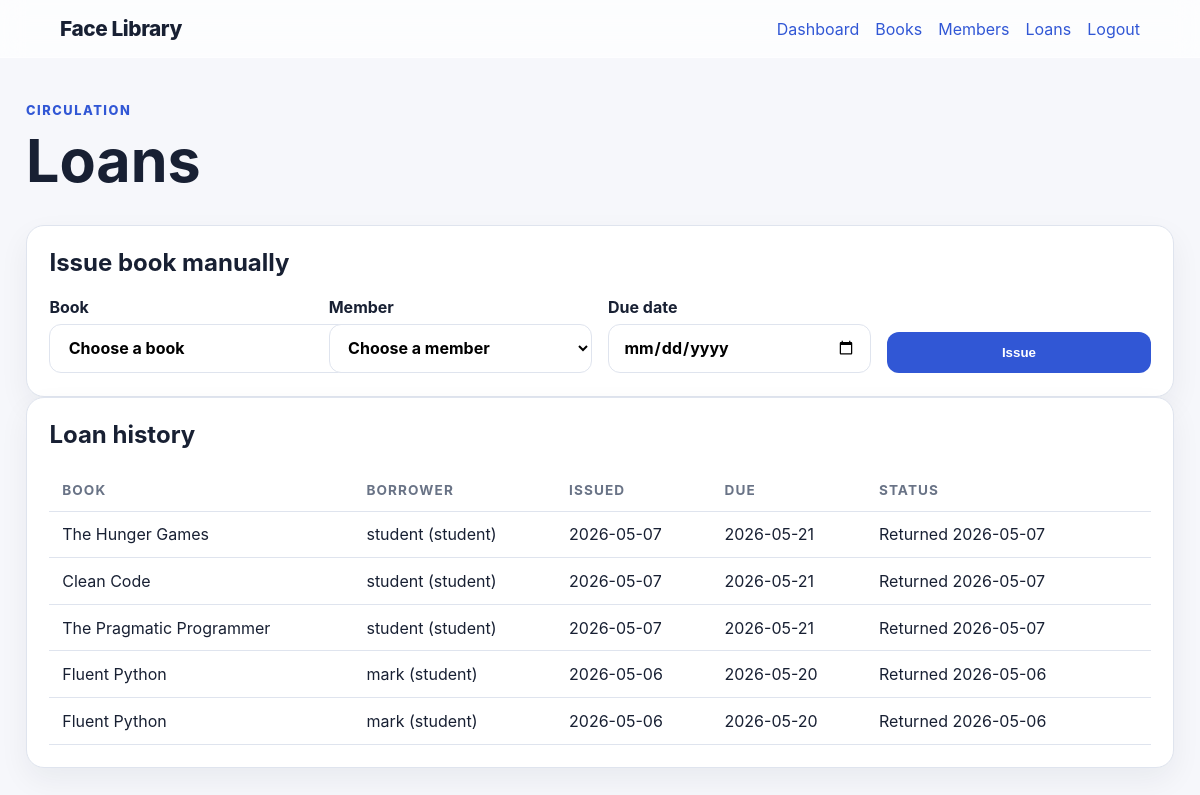
The page /loans (signed in) on the database as committed earlier.
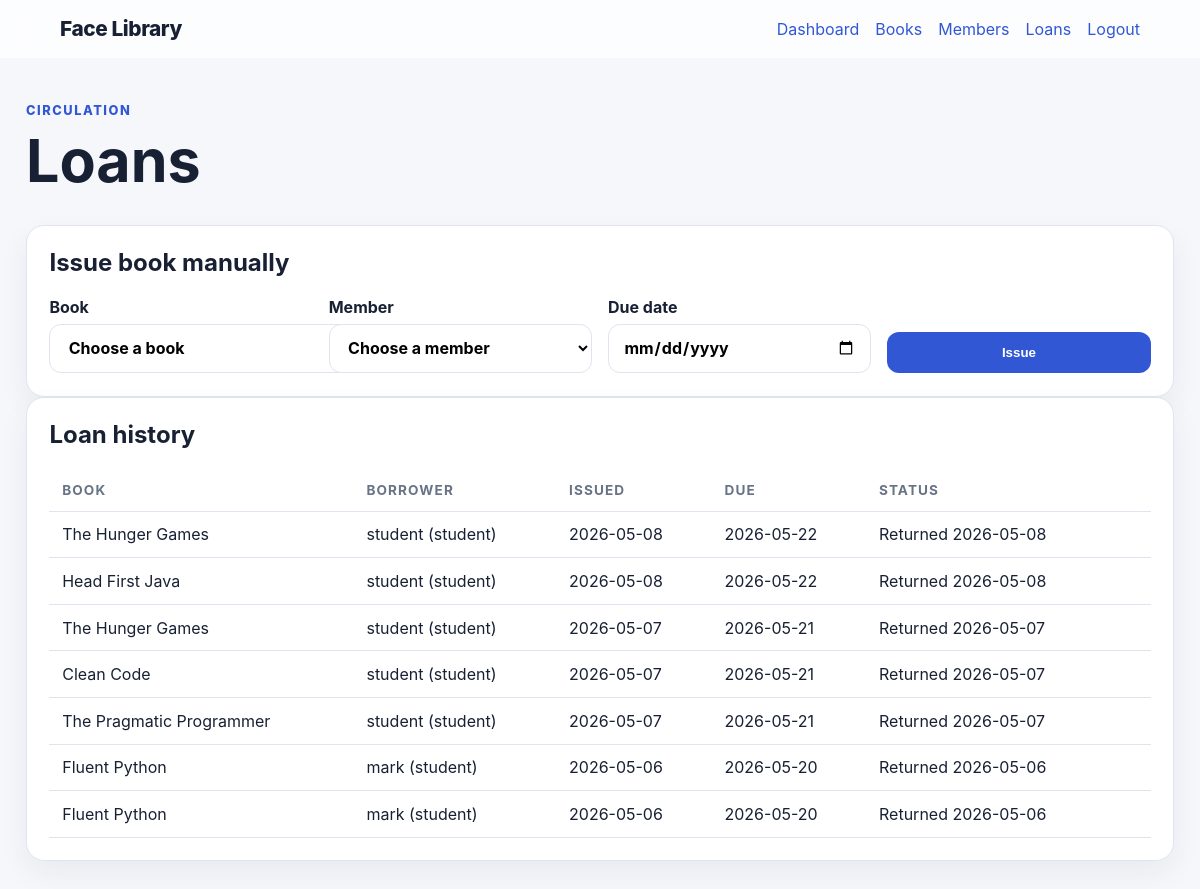
The same page on the database as committed later.
### app/models.py (models this page shows, shortened)
class Loan(db.Model):
    id = db.Column(db.Integer, primary_key=True)
    book_id = db.Column(db.Integer, db.ForeignKey("book.id"), nullable=False)
    member_id = db.Column(db.Integer, db.ForeignKey("member.id"), nullable=True)
    student_id = db.Column(db.Integer, db.ForeignKey("user.id"), nullable=True)
    issued_at = db.Column(db.DateTime, nullable=False, default=datetime.utcnow)
    due_at = db.Column(db.DateTime, nullable=False)
    returned_at = db.Column(db.DateTime, nullable=True)
    book = db.relationship("Book", back_populates="loans")
    member = db.relationship("Member", back_populates="loans")
    student = db.relationship("User", back_populates="student_loans", foreign_keys=[student_id])
    @property
    def borrower_name(self):
        if self.student:
            return f"{self.student.username} (student)"
        if self.member:
            return self.member.name
        return "Unknown borrower"

class Book(db.Model):
    id = db.Column(db.Integer, primary_key=True)
    title = db.Column(db.String(200), nullable=False, index=True)
    author = db.Column(db.String(200), nullable=False)
    isbn = db.Column(db.String(64), unique=True, nullable=True)
    total_copies = db.Column(db.Integer, nullable=False, default=1)
    available_copies = db.Column(db.Integer, nullable=False, default=1)
    cover_image_path = db.Column(db.String(500), nullable=True)
    created_at = db.Column(db.DateTime, nullable=False, default=datetime.utcnow)
    loans = db.relationship("Loan", back_populates="book", cascade="all, delete-orphan")

class User(UserMixin, db.Model):
    id = db.Column(db.Integer, primary_key=True)
    username = db.Column(db.String(80), unique=True, nullable=False, index=True)
    email = db.Column(db.String(120), unique=True, nullable=False, index=True)
    password_hash = db.Column(db.String(255), nullable=False)
    face_image_path = db.Column(db.String(500), nullable=True)
    role = db.Column(db.String(50), nullable=False, default="librarian")
    created_at = db.Column(db.DateTime, nullable=False, default=datetime.utcnow)
    student_loans = db.relationship("Loan", back_populates="student", foreign_keys="Loan.student_id")
    @property
    def is_student(self):
        return self.role == "student"
    @property
    def is_librarian(self):
        return self.role in {"admin", "librarian"}

### app/routes.py (the view, shortened to what this page needs)
@main_bp.route("/loans", methods=["GET", "POST"])
@librarian_required
def loans():
    all_loans = Loan.query.order_by(Loan.issued_at.desc()).all()
    available_books = Book.query.filter(Book.available_copies > 0).order_by(Book.title.asc()).all()
    all_members = Member.query.order_by(Member.name.asc()).all()
    return render_template("loans.html", loans=all_loans, books=available_books, members=all_members)

### app/routes.py (called while the page is built)
def get_csrf_token():
    token = session.get("_csrf_token")
    if not token:
        token = token_urlsafe(32)
        session["_csrf_token"] = token
    return token

@main_bp.app_context_processor
def inject_helpers():
    return {"csrf_token": get_csrf_token, "now": datetime.utcnow, "book_cover_url": book_cover_url}

def librarian_required(view):
    @wraps(view)
    def wrapped(*args, **kwargs):
        if not current_user.is_authenticated:
            return redirect(url_for("main.login"))
        if not current_user.is_librarian:
            flash("That page is for librarians only.", "warning")
            return redirect(url_for("main.student_dashboard"))
        return view(*args, **kwargs)
    return wrapped

### app/templates/loans.html (shortened to what this page needs)
{% extends "base.html" %}
{% block content %}
<section class="page-header">
  <div>
    <p class="eyebrow">Circulation</p>
    <h1>Loans</h1>
  </div>
</section>
<section class="card">
  <h2>Issue book manually</h2>
  <form method="post" class="form horizontal">
    <label>Book
      <select name="book_id" required>
        <option value="">Choose a book</option>
      </select>
    </label>
    <label>Member
      <select name="member_id" required>
        <option value="">Choose a member</option>
      </select>
    </label>
    <label>Due date
      <input type="date" name="due_date" required>
    </label>
    <button class="button" type="submit">Issue</button>
  </form>
</section>
<section class="card">
  <h2>Loan history</h2>
  <table>
    <thead><tr><th>Book</th><th>Borrower</th><th>Issued</th><th>Due</th><th>Status</th><th></th></tr></thead>
    <tbody>
      {% for loan in loans %}
      <tr>
        <td>{{ loan.book.title }}</td>
        <td>{{ loan.borrower_name }}</td>
        <td>{{ loan.issued_at.strftime('%Y-%m-%d') }}</td>
        <td>{{ loan.due_at.strftime('%Y-%m-%d') }}</td>
        <td>{{ 'Returned ' + loan.returned_at.strftime('%Y-%m-%d') if loan.returned_at else 'Active' }}</td>
        <td>
        </td>
      </tr>
      {% else %}
      <tr><td colspan="6">No loans yet.</td></tr>
      {% endfor %}
    </tbody>
  </table>
</section>
{% endblock %}

### app/templates/base.html (shortened to what this page needs)
<!doctype html>
<html lang="en">
<head>
  <link rel="stylesheet" href="{{ url_for('static', filename='css/styles.css') }}">
</head>
<body>
  <nav class="nav">
    <a class="brand" href="{{ url_for('main.index') }}">Face Library</a>
    <div class="nav-links">
      {% if current_user.is_authenticated %}
        {% if current_user.is_student %}
          <a href="{{ url_for('main.student_dashboard') }}">Student Dashboard</a>
          <a href="{{ url_for('main.student_books') }}">Borrow Books</a>
          <a href="{{ url_for('main.student_loans') }}">My Loans</a>
        {% else %}
          <a href="{{ url_for('main.dashboard') }}">Dashboard</a>
          <a href="{{ url_for('main.books') }}">Books</a>
          <a href="{{ url_for('main.members') }}">Members</a>
          <a href="{{ url_for('main.loans') }}">Loans</a>
        {% endif %}
        <form class="inline" method="post" action="{{ url_for('main.logout') }}">
          <button class="link-button" type="submit">Logout</button>
        </form>
      {% else %}
        <a href="{{ url_for('main.student_register') }}">Student Register</a>
        <a href="{{ url_for('main.register') }}">Librarian Register</a>
      {% endif %}
    </div>
  </nav>
  <main class="container">
    {% block content %}{% endblock %}
  </main>
</body>
</html>

### app/static/css/styles.css (style rules this page uses)
:root { --bg: #f6f7fb; --card: #ffffff; --text: #182033; --muted: #697386; --border: #dfe4ee; --primary: #3157d5; --primary-dark: #2444aa; --danger: #b42318; --success: #067647; --warning: #b54708; }
* { box-sizing: border-box; }
body { margin: 0; font-family: Inter, ui-sans-serif, system-ui, -apple-system, BlinkMacSystemFont, "Segoe UI", sans-serif; background: var(--bg); color: var(--text); }
a { color: var(--primary); text-decoration: none; }
.nav { display: flex; justify-content: space-between; align-items: center; gap: 1rem; padding: 1rem 5vw; background: var(--card); border-bottom: 1px solid var(--border); position: sticky; top: 0; z-index: 10; }
.brand { color: var(--text); font-weight: 800; font-size: 1.15rem; }
.nav-links { display: flex; gap: 1rem; align-items: center; flex-wrap: wrap; }
.container { max-width: 1180px; margin: 2rem auto; padding: 0 1rem; }
.card { background: var(--card); border: 1px solid var(--border); border-radius: 18px; padding: 1.4rem; box-shadow: 0 12px 30px rgba(24, 32, 51, 0.06); }
.hero h1, .page-header h1, .card h1 { margin: 0 0 0.7rem; font-size: clamp(2rem, 5vw, 3.7rem); line-height: 1; }
.card h2 { margin-top: 0; }
.eyebrow { color: var(--primary); text-transform: uppercase; letter-spacing: .12em; font-weight: 800; font-size: .8rem; }
.page-header { display: flex; justify-content: space-between; align-items: center; gap: 1rem; margin-bottom: 1.5rem; }
.form { display: grid; gap: 1rem; }
.form.horizontal { grid-template-columns: repeat(4, minmax(0, 1fr)); align-items: end; }
label { display: grid; gap: .4rem; font-weight: 700; }
input, select { border: 1px solid var(--border); border-radius: 12px; padding: .8rem .9rem; font: inherit; background: #fff; }
.button { display: inline-flex; align-items: center; justify-content: center; border: 0; border-radius: 12px; padding: .82rem 1rem; background: var(--primary); color: #fff; font-weight: 800; cursor: pointer; text-decoration: none; }
.inline { display: inline; }
.link-button { background: transparent; border: 0; color: var(--primary); padding: 0; cursor: pointer; font: inherit; }
table { width: 100%; border-collapse: collapse; }
th, td { text-align: left; border-bottom: 1px solid var(--border); padding: .8rem; vertical-align: middle; }
th { color: var(--muted); font-size: .85rem; text-transform: uppercase; letter-spacing: .08em; }
.button { position: relative; overflow: hidden; transition: all .25s ease; }
.nav { backdrop-filter: blur(12px); background: rgba(255,255,255,0.7); border-bottom: 1px solid rgba(255,255,255,0.5); }
.brand { font-size: 1.3rem; letter-spacing: -.02em; }
.card { transition: .3s ease; }

Rows that differ between the two databases and show on the page:
added Loan: book "The Hunger Games", borrower_name "student (student)", issued_at "2026-05-08", due_at "2026-05-22", returned_at "Returned 2026-05-08"
added Loan: book "Head First Java", borrower_name "student (student)", issued_at "2026-05-08", due_at "2026-05-22", returned_at "Returned 2026-05-08"
